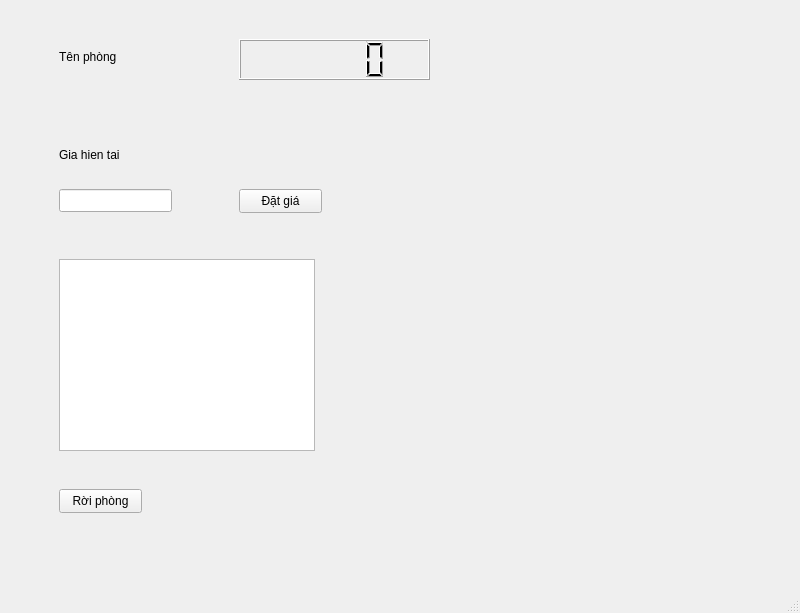
<?xml version="1.0" encoding="UTF-8"?>
<ui version="4.0">
 <class>MainWindow</class>
 <widget class="QMainWindow" name="MainWindow">
  <property name="geometry">
   <rect>
    <x>0</x>
    <y>0</y>
    <width>800</width>
    <height>613</height>
   </rect>
  </property>
  <property name="windowTitle">
   <string>MainWindow</string>
  </property>
  <widget class="QWidget" name="centralwidget">
   <layout class="QGridLayout" name="gridLayout">
    <item row="0" column="1">
     <widget class="QStackedWidget" name="stackedWidget">
      <property name="currentIndex">
       <number>2</number>
      </property>
      <widget class="QWidget" name="Login">
       <widget class="QLineEdit" name="txtUser">
        <property name="geometry">
         <rect>
          <x>200</x>
          <y>160</y>
          <width>113</width>
          <height>23</height>
         </rect>
        </property>
       </widget>
       <widget class="QLineEdit" name="txtPass">
        <property name="geometry">
         <rect>
          <x>460</x>
          <y>160</y>
          <width>113</width>
          <height>23</height>
         </rect>
        </property>
       </widget>
       <widget class="QPushButton" name="btnLogin">
        <property name="geometry">
         <rect>
          <x>210</x>
          <y>250</y>
          <width>83</width>
          <height>24</height>
         </rect>
        </property>
        <property name="text">
         <string>Đăng nhập</string>
        </property>
       </widget>
       <widget class="QTextEdit" name="txtIP">
        <property name="geometry">
         <rect>
          <x>200</x>
          <y>80</y>
          <width>101</width>
          <height>31</height>
         </rect>
        </property>
       </widget>
       <widget class="QTextEdit" name="txtPort">
        <property name="geometry">
         <rect>
          <x>460</x>
          <y>80</y>
          <width>111</width>
          <height>41</height>
         </rect>
        </property>
       </widget>
      </widget>
      <widget class="QWidget" name="pageLobby">
       <widget class="QLabel" name="label">
        <property name="geometry">
         <rect>
          <x>20</x>
          <y>30</y>
          <width>211</width>
          <height>41</height>
         </rect>
        </property>
        <property name="text">
         <string>Xin chào, [Username]</string>
        </property>
       </widget>
       <widget class="QListWidget" name="listRooms">
        <property name="geometry">
         <rect>
          <x>20</x>
          <y>80</y>
          <width>681</width>
          <height>321</height>
         </rect>
        </property>
       </widget>
       <widget class="QPushButton" name="btnCreateRoom">
        <property name="geometry">
         <rect>
          <x>20</x>
          <y>430</y>
          <width>83</width>
          <height>24</height>
         </rect>
        </property>
        <property name="text">
         <string>Tạo phòng</string>
        </property>
       </widget>
       <widget class="QPushButton" name="btnRefresh">
        <property name="geometry">
         <rect>
          <x>140</x>
          <y>430</y>
          <width>83</width>
          <height>24</height>
         </rect>
        </property>
        <property name="text">
         <string>Làm mới DS</string>
        </property>
       </widget>
       <widget class="QPushButton" name="btnJoin">
        <property name="geometry">
         <rect>
          <x>260</x>
          <y>430</y>
          <width>83</width>
          <height>24</height>
         </rect>
        </property>
        <property name="text">
         <string>Vào phòng</string>
        </property>
       </widget>
      </widget>
      <widget class="QWidget" name="pageRoom">
       <widget class="QLabel" name="lblRoomName">
        <property name="geometry">
         <rect>
          <x>50</x>
          <y>40</y>
          <width>71</width>
          <height>16</height>
         </rect>
        </property>
        <property name="text">
         <string>Tên phòng</string>
        </property>
       </widget>
       <widget class="QLCDNumber" name="lcdNumber">
        <property name="geometry">
         <rect>
          <x>230</x>
          <y>30</y>
          <width>191</width>
          <height>41</height>
         </rect>
        </property>
       </widget>
       <widget class="QLabel" name="lblCurrentPrice">
        <property name="geometry">
         <rect>
          <x>50</x>
          <y>130</y>
          <width>101</width>
          <height>31</height>
         </rect>
        </property>
        <property name="text">
         <string>Gia hien tai</string>
        </property>
       </widget>
       <widget class="QTextBrowser" name="txtRoomLog">
        <property name="geometry">
         <rect>
          <x>50</x>
          <y>250</y>
          <width>256</width>
          <height>192</height>
         </rect>
        </property>
       </widget>
       <widget class="QLineEdit" name="txtBidAmount">
        <property name="geometry">
         <rect>
          <x>50</x>
          <y>180</y>
          <width>113</width>
          <height>23</height>
         </rect>
        </property>
       </widget>
       <widget class="QPushButton" name="btnBid">
        <property name="geometry">
         <rect>
          <x>230</x>
          <y>180</y>
          <width>83</width>
          <height>24</height>
         </rect>
        </property>
        <property name="text">
         <string>Đặt giá</string>
        </property>
       </widget>
       <widget class="QPushButton" name="btnLeave">
        <property name="geometry">
         <rect>
          <x>50</x>
          <y>480</y>
          <width>83</width>
          <height>24</height>
         </rect>
        </property>
        <property name="text">
         <string>Rời phòng</string>
        </property>
       </widget>
      </widget>
     </widget>
    </item>
   </layout>
  </widget>
  <widget class="QMenuBar" name="menubar">
   <property name="geometry">
    <rect>
     <x>0</x>
     <y>0</y>
     <width>800</width>
     <height>21</height>
    </rect>
   </property>
  </widget>
  <widget class="QStatusBar" name="statusbar"/>
 </widget>
 <resources/>
 <connections/>
</ui>
